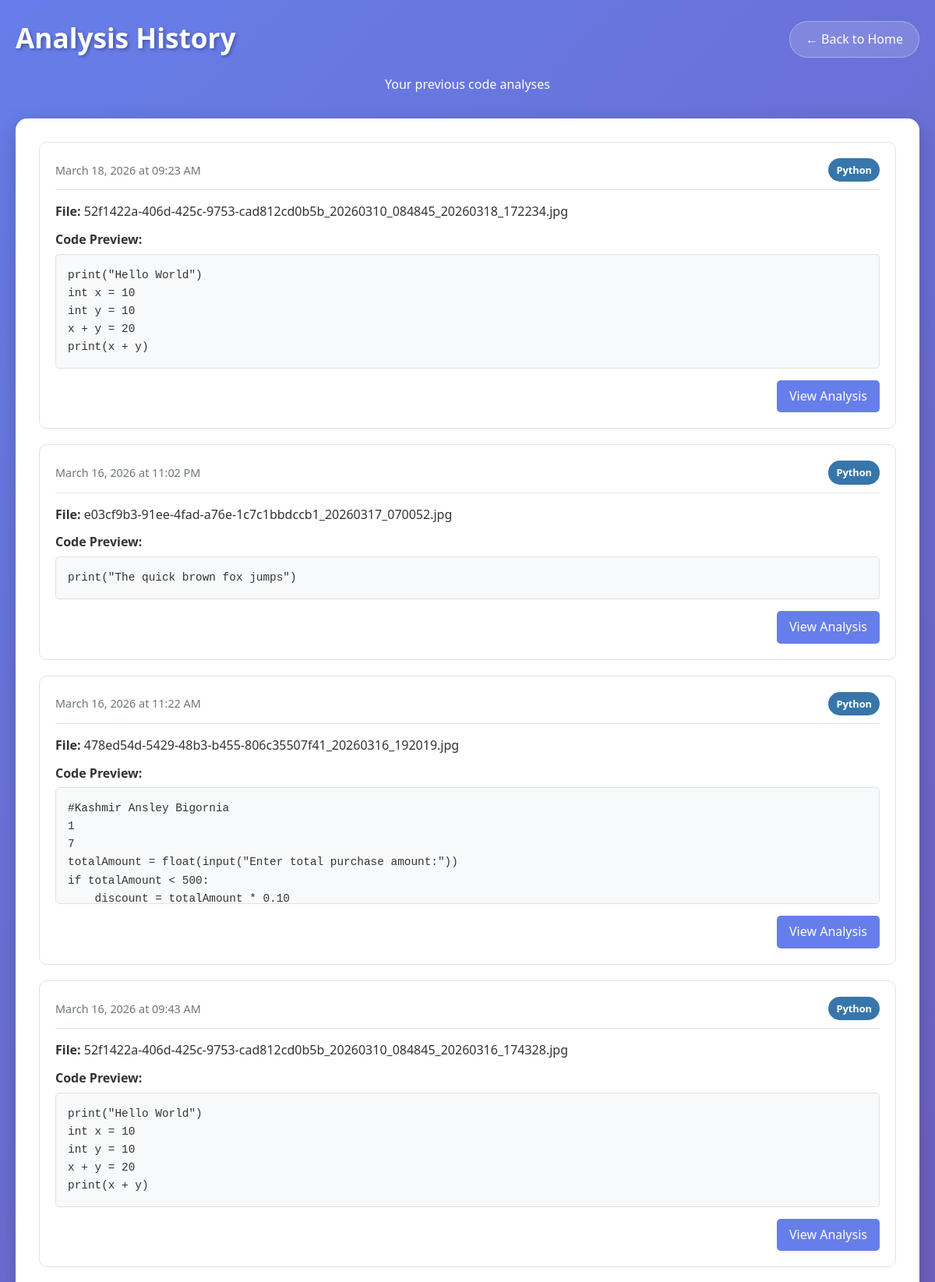
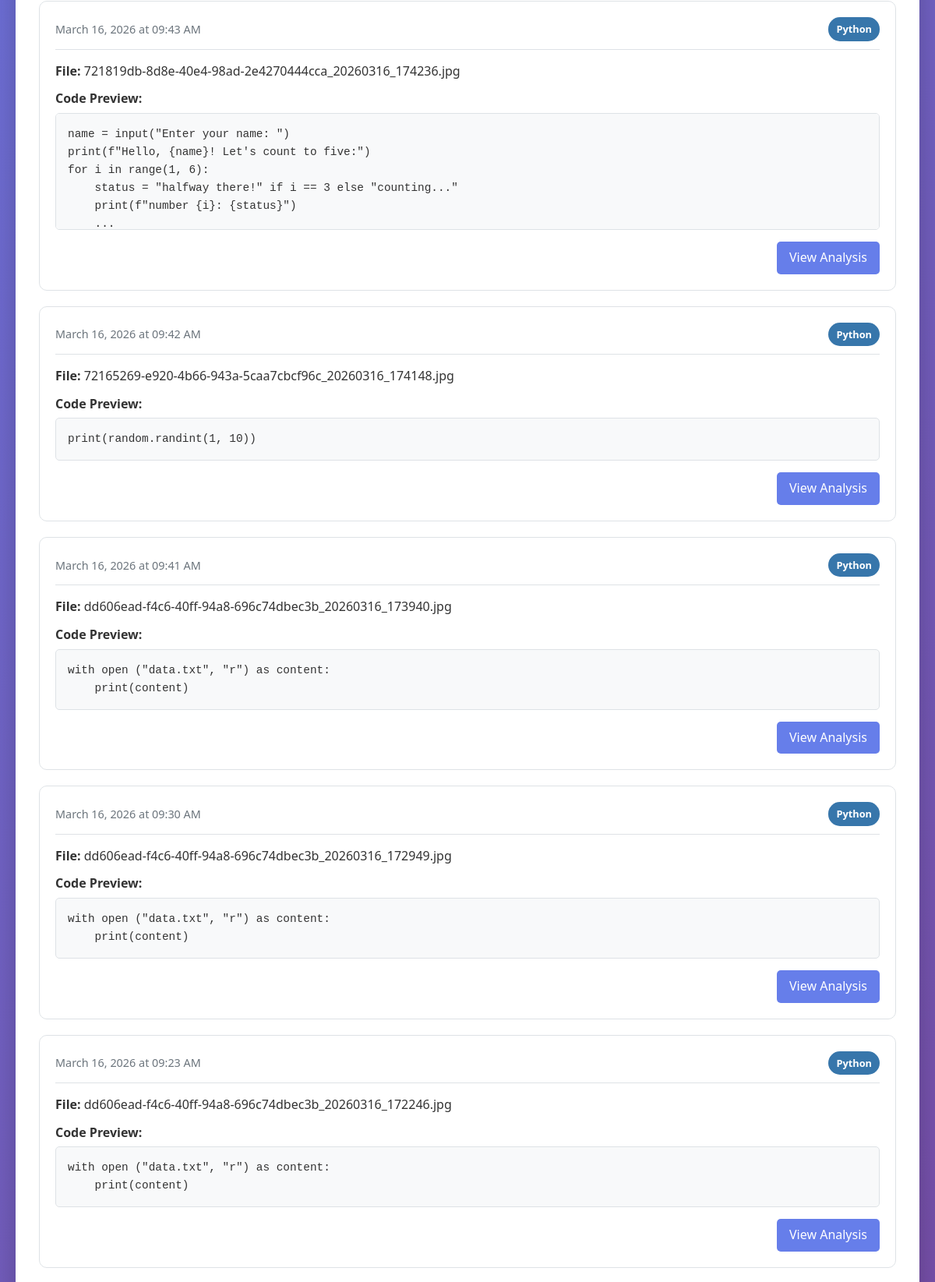
/history (signed in, upper part), run on the app's committed database (2 pictures, top to bottom).
### app.py (models this page shows, shortened)
class Analysis(db.Model):
    id = db.Column(db.Integer, primary_key=True)
    user_id = db.Column(db.Integer, db.ForeignKey('user.id'), nullable=False)
    filename = db.Column(db.String(200))
    extracted_code = db.Column(db.Text)
    detected_language = db.Column(db.String(50))
    feedback = db.Column(db.Text)
    warnings = db.Column(db.Text)
    suggestions = db.Column(db.Text)
    share_token = db.Column(db.String(100), unique=True, nullable=True)
    is_public = db.Column(db.Boolean, default=False)
    created_at = db.Column(db.DateTime, default=lambda: datetime.now(timezone.utc))

### app.py (the view)
@app.route('/history')
@login_required
def history():
    page = request.args.get('page', 1, type=int)
    per_page = 10
    analyses = Analysis.query.filter_by(user_id=current_user.id) \
        .order_by(Analysis.created_at.desc()) \
        .paginate(page=page, per_page=per_page, error_out=False)
    return render_template('history.html', analyses=analyses)

### app.py (called while the page is built)
@login_manager.user_loader
def load_user(user_id):
    return db.session.get(User, int(user_id))

### templates/history.html (shortened to what this page needs)
<!DOCTYPE html>
<html lang="en">
<head>
    <link rel="stylesheet" href="{{ url_for('static', filename='style.css') }}">
</head>
<body>
    <div class="container">
        <header>
            <div class="header-top">
                <h1>Analysis History</h1>
                <a href="{{ url_for('index') }}" class="back-btn">← Back to Home</a>
            </div>
            <p>Your previous code analyses</p>
        </header>
        <div class="history-section">
            {% if analyses %}
                <div class="history-list">
                    {% for analysis in analyses %}
                        <div class="history-item">
                            <div class="history-header">
                                <span class="history-date">
                                    {{ analysis.created_at.strftime('%B %d, %Y at %I:%M %p') }}
                                </span>
                                <span class="language-badge {{ analysis.detected_language.lower() }}">
                                    {{ analysis.detected_language }}
                                </span>
                            </div>
                            <div class="history-content">
                                <div class="history-filename">
                                    <strong>File:</strong> {{ analysis.filename }}
                                </div>
                                <div class="history-preview">
                                    <strong>Code Preview:</strong>
                                    <pre class="code-preview">{{ analysis.extracted_code[:200] }}{% if analysis.extracted_code|length > 200 %}...{% endif %}</pre>
                                </div>
                            </div>
                            <div class="history-actions">
                                <a href="{{ url_for('view_analysis', analysis_id=analysis.id) }}" class="view-btn">
                                    View Analysis
                                </a>
                            </div>
                        </div>
                    {% endfor %}
                </div>
            {% else %}
                <div class="no-history">
                    <h3>No analysis history yet</h3>
                    <p>Upload an image of code to get started!</p>
                    <a href="{{ url_for('index') }}" class="btn-primary">Upload Code Image</a>
                </div>
            {% endif %}
        </div>
    </div>
</body>
</html>

### static/style.css (style rules this page uses)
* { margin: 0; padding: 0; box-sizing: border-box; }
body { font-family: 'Segoe UI', Tahoma, Geneva, Verdana, sans-serif; line-height: 1.6; color: #333; background: linear-gradient(135deg, #667eea 0%, #764ba2 100%); min-height: 100vh; }
.container { max-width: 1200px; margin: 0 auto; padding: 20px; }
header { text-align: center; margin-bottom: 30px; color: white; }
.header-top { display: flex; justify-content: space-between; align-items: center; margin-bottom: 15px; flex-wrap: wrap; }
header h1 { font-size: 2.2rem; margin-bottom: 5px; text-shadow: 2px 2px 4px rgba(0,0,0,0.3); }
.back-btn { display: inline-flex; align-items: center; gap: 8px; color: white; text-decoration: none; padding: 10px 20px; background: rgba(255, 255, 255, 0.15); border-radius: 25px; transition: all 0.3s ease; border: 1px solid rgba(255, 255, 255, 0.3); }
.history-section { background: white; border-radius: 15px; padding: 30px; box-shadow: 0 10px 30px rgba(0,0,0,0.2); margin-top: 20px; }
.history-list { display: flex; flex-direction: column; gap: 20px; }
.history-item { border: 1px solid #dee2e6; border-radius: 10px; padding: 20px; transition: all 0.3s ease; }
.history-header { display: flex; justify-content: space-between; align-items: center; margin-bottom: 15px; padding-bottom: 10px; border-bottom: 1px solid #dee2e6; }
.history-date { color: #6c757d; font-size: 0.9rem; }
.language-badge { padding: 5px 10px; border-radius: 15px; font-size: 0.8rem; font-weight: 600; color: white; }
.language-badge.python { background: #3776ab; }
.history-content { margin-bottom: 15px; }
.history-filename { margin-bottom: 10px; }
.code-preview { background: #f8f9fa; padding: 15px; border-radius: 5px; font-family: 'Consolas', 'Monaco', monospace; font-size: 0.9rem; max-height: 150px; overflow-y: auto; margin-top: 5px; border: 1px solid #dee2e6; }
.history-actions { display: flex; justify-content: flex-end; gap: 10px; }
.view-btn, .delete-btn { padding: 8px 16px; border-radius: 5px; text-decoration: none; font-weight: 500; transition: all 0.3s ease; display: inline-flex; align-items: center; gap: 5px; }
.view-btn { background: #667eea; color: white; }

### data on the page
Analysis: created_at "March 18, 2026 at 09:23 AM", detected_language "Python", filename "52f1422a-406d-425c-9753-cad812cd0b5b_20260310_084845_20260318_172234.jpg", extracted_code "print(\"Hello World\") int x = 10 int y = 10 x + y = 20 print(x + y)"
Analysis: created_at "March 16, 2026 at 11:02 PM", detected_language "Python", filename "e03cf9b3-91ee-4fad-a76e-1c7c1bbdccb1_20260317_070052.jpg", extracted_code "print(\"The quick brown fox jumps\")"
Analysis: created_at "March 16, 2026 at 11:22 AM", detected_language "Python", filename "478ed54d-5429-48b3-b455-806c35507f41_20260316_192019.jpg", extracted_code "#Kashmir Ansley Bigornia 1 7 totalAmount = float(input(\"Enter total purchase amount:\")) if totalAmount < 500: discount = totalAmount * 0.10…"
Analysis: created_at "March 16, 2026 at 09:43 AM", detected_language "Python", filename "52f1422a-406d-425c-9753-cad812cd0b5b_20260310_084845_20260316_174328.jpg", extracted_code "print(\"Hello World\") int x = 10 int y = 10 x + y = 20 print(x + y)"
Analysis: created_at "March 16, 2026 at 09:43 AM", detected_language "Python", filename "721819db-8d8e-40e4-98ad-2e4270444cca_20260316_174236.jpg", extracted_code "name = input(\"Enter your name: \") print(f\"Hello, {name}! Let's count to five:\") for i in range(1, 6): status = \"halfway there!\" if i == 3 else \"counting...\" print(f\"number {i}: {status}\")"
Analysis: created_at "March 16, 2026 at 09:42 AM", detected_language "Python", filename "72165269-e920-4b66-943a-5caa7cbcf96c_20260316_174148.jpg", extracted_code "print(random.randint(1, 10))"
Analysis: created_at "March 16, 2026 at 09:41 AM", detected_language "Python", filename "dd606ead-f4c6-40ff-94a8-696c74dbec3b_20260316_173940.jpg", extracted_code "with open (\"data.txt\", \"r\") as content: print(content)"
Analysis: created_at "March 16, 2026 at 09:30 AM", detected_language "Python", filename "dd606ead-f4c6-40ff-94a8-696c74dbec3b_20260316_172949.jpg", extracted_code "with open (\"data.txt\", \"r\") as content: print(content)"
Analysis: created_at "March 16, 2026 at 09:23 AM", detected_language "Python", filename "dd606ead-f4c6-40ff-94a8-696c74dbec3b_20260316_172246.jpg", extracted_code "with open (\"data.txt\", \"r\") as content: print(content)"
